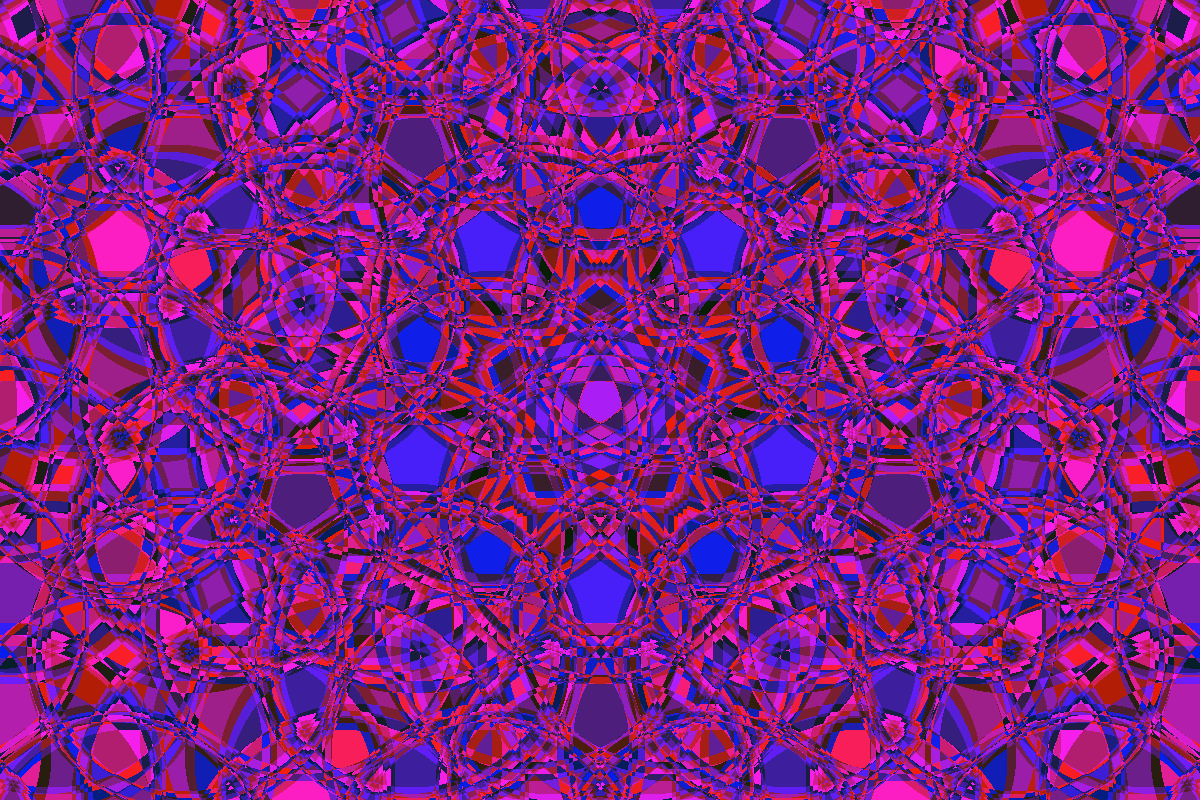
Frame 1 (no input)
Frame 2 (the mouse pressed at the canvas centre, redrawn once): identical to frame 1, image omitted

The Processing sketch that drew this single still picture (run headless with seeded random() and noise(); the mouse was pressed at the canvas centre and the sketch redrawn once):

// Processing sketch: someday
// ── someday.pde
void setup()
{
  size(1200, 800);
  background(255);
  noLoop();
}

void draw()
{
  background(0);
  drawFractal(width/2, height/2, height/5, 5, -HALF_PI, 0.99, 0, 6);
}

void drawFractal(float x, float y, float r, int num, float rad, float a, int iterations, int maxiterations)
{
  if (iterations < maxiterations)
  {
    drawCircle(x, y, r, color(map(iterations, 0, maxiterations, 50, 255), 30, map(iterations, 0, maxiterations, 0, 200)));
    if (iterations == 0)
    {
      for (int i = 0; i < num; i++)
      {
        float theta = rad+TWO_PI/num*i;
        drawFractal(x+(1.0+a)*r*cos(theta), y+(1.0+a)*r*sin(theta), a*r, num, theta, a, iterations+1, maxiterations);
      }
    }
    else
    {
      for (int i = 1; i < num; i++)
      {
        float theta = rad+PI+TWO_PI/num*i;
        drawFractal(x+(1.0+a)*r*cos(theta), y+(1.0+a)*r*sin(theta), a*r, num, theta, a, iterations+1, maxiterations);
      }
    }
  }
}

void drawCircle(float fcen_x, float fcen_y, float fr, color c)
{
  int x = (int)round(fcen_x-fr);
  int y = (int)round(fcen_y-fr);
  int r = (int)round(fr);
  loadPixels();
  for (int i = x; i < x+2*r; i++)
  {
    for (int j = y; j < y+2*r; j++)
    {
      if (dist(i,j,x+r,y+r) < r)
      {
        if (i >= 0 && i < width && j >= 0 && j < height)
        {
          if (pixels[i+width*j] == color(0))
          {
            pixels[i+width*j] = color(c);
          }
          else
          {
            pixels[i+width*j] = color((red(pixels[i+width*j])+red(c))%255, green(c), (blue(pixels[i+width*j])+blue(c))%255);
          }
        }
      }
    }
  }
  updatePixels();
}

void keyPressed()
{
  if (keyCode == ENTER)
  {
    save("image.jpg");
  }
}
